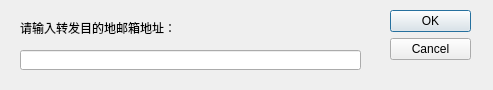
<?xml version="1.0" encoding="UTF-8"?>
<ui version="4.0">
 <class>Dialog</class>
 <widget class="QDialog" name="Dialog">
  <property name="geometry">
   <rect>
    <x>0</x>
    <y>0</y>
    <width>493</width>
    <height>90</height>
   </rect>
  </property>
  <property name="windowTitle">
   <string>Dialog</string>
  </property>
  <widget class="QDialogButtonBox" name="buttonBox">
   <property name="geometry">
    <rect>
     <x>390</x>
     <y>10</y>
     <width>81</width>
     <height>241</height>
    </rect>
   </property>
   <property name="orientation">
    <enum>Qt::Vertical</enum>
   </property>
   <property name="standardButtons">
    <set>QDialogButtonBox::Cancel|QDialogButtonBox::Ok</set>
   </property>
  </widget>
  <widget class="QLabel" name="label">
   <property name="geometry">
    <rect>
     <x>20</x>
     <y>20</y>
     <width>231</width>
     <height>16</height>
    </rect>
   </property>
   <property name="text">
    <string>请输入转发目的地邮箱地址：</string>
   </property>
  </widget>
  <widget class="QLineEdit" name="lineEdit">
   <property name="geometry">
    <rect>
     <x>20</x>
     <y>50</y>
     <width>341</width>
     <height>20</height>
    </rect>
   </property>
  </widget>
 </widget>
 <resources/>
 <connections>
  <connection>
   <sender>buttonBox</sender>
   <signal>accepted()</signal>
   <receiver>Dialog</receiver>
   <slot>accept()</slot>
   <hints>
    <hint type="sourcelabel">
     <x>248</x>
     <y>254</y>
    </hint>
    <hint type="destinationlabel">
     <x>157</x>
     <y>274</y>
    </hint>
   </hints>
  </connection>
  <connection>
   <sender>buttonBox</sender>
   <signal>rejected()</signal>
   <receiver>Dialog</receiver>
   <slot>reject()</slot>
   <hints>
    <hint type="sourcelabel">
     <x>316</x>
     <y>260</y>
    </hint>
    <hint type="destinationlabel">
     <x>286</x>
     <y>274</y>
    </hint>
   </hints>
  </connection>
 </connections>
</ui>
